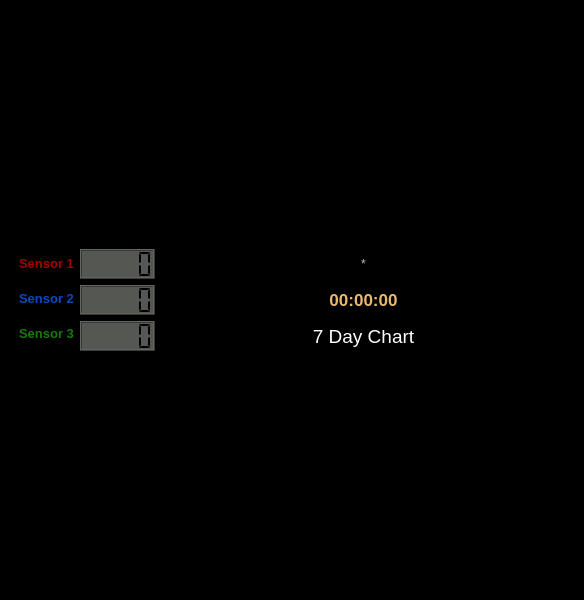
<?xml version="1.0" encoding="UTF-8"?>
<ui version="4.0">
 <class>MainWindow</class>
 <widget class="QMainWindow" name="MainWindow">
  <property name="geometry">
   <rect>
    <x>0</x>
    <y>0</y>
    <width>584</width>
    <height>600</height>
   </rect>
  </property>
  <property name="windowTitle">
   <string>Cabin Temperature's</string>
  </property>
  <property name="styleSheet">
   <string notr="true">background-color: rgb(0, 0, 0);</string>
  </property>
  <widget class="QWidget" name="centralwidget">
   <layout class="QGridLayout" name="gridLayout_3">
    <item row="0" column="0">
     <layout class="QGridLayout" name="Temperature_layout"/>
    </item>
    <item row="1" column="0">
     <widget class="QFrame" name="frame">
      <property name="sizePolicy">
       <sizepolicy hsizetype="Preferred" vsizetype="Fixed">
        <horstretch>0</horstretch>
        <verstretch>0</verstretch>
       </sizepolicy>
      </property>
      <property name="frameShape">
       <enum>QFrame::StyledPanel</enum>
      </property>
      <property name="frameShadow">
       <enum>QFrame::Raised</enum>
      </property>
      <layout class="QGridLayout" name="gridLayout_2">
       <item row="0" column="0">
        <layout class="QHBoxLayout" name="horizontalLayout_2">
         <item>
          <layout class="QFormLayout" name="formLayout">
           <item row="0" column="0">
            <layout class="QVBoxLayout" name="verticalLayout_4">
             <item>
              <widget class="QLabel" name="Sensor1_label">
               <property name="font">
                <font>
                 <pointsize>10</pointsize>
                 <weight>75</weight>
                 <bold>true</bold>
                </font>
               </property>
               <property name="styleSheet">
                <string notr="true">color: rgb(164, 0, 0);</string>
               </property>
               <property name="text">
                <string>Sensor 1</string>
               </property>
               <property name="alignment">
                <set>Qt::AlignCenter</set>
               </property>
              </widget>
             </item>
             <item>
              <widget class="QLabel" name="Sensor2_label">
               <property name="font">
                <font>
                 <pointsize>10</pointsize>
                 <weight>75</weight>
                 <bold>true</bold>
                </font>
               </property>
               <property name="styleSheet">
                <string notr="true">color: rgb(11, 72, 194);</string>
               </property>
               <property name="text">
                <string>Sensor 2</string>
               </property>
               <property name="alignment">
                <set>Qt::AlignCenter</set>
               </property>
              </widget>
             </item>
             <item>
              <widget class="QLabel" name="Sensor3_label">
               <property name="font">
                <font>
                 <pointsize>10</pointsize>
                 <weight>75</weight>
                 <bold>true</bold>
                </font>
               </property>
               <property name="styleSheet">
                <string notr="true">color: rgb(23, 123, 7);</string>
               </property>
               <property name="text">
                <string>Sensor 3</string>
               </property>
               <property name="alignment">
                <set>Qt::AlignCenter</set>
               </property>
              </widget>
             </item>
            </layout>
           </item>
           <item row="0" column="1">
            <layout class="QVBoxLayout" name="verticalLayout_3">
             <item>
              <widget class="QLCDNumber" name="Sensor1_lcdNumber">
               <property name="minimumSize">
                <size>
                 <width>75</width>
                 <height>30</height>
                </size>
               </property>
               <property name="maximumSize">
                <size>
                 <width>75</width>
                 <height>30</height>
                </size>
               </property>
               <property name="styleSheet">
                <string notr="true">background-color: rgb(85, 87, 83);</string>
               </property>
               <property name="segmentStyle">
                <enum>QLCDNumber::Flat</enum>
               </property>
              </widget>
             </item>
             <item>
              <widget class="QLCDNumber" name="Sensor2_lcdNumber">
               <property name="minimumSize">
                <size>
                 <width>75</width>
                 <height>30</height>
                </size>
               </property>
               <property name="maximumSize">
                <size>
                 <width>75</width>
                 <height>30</height>
                </size>
               </property>
               <property name="styleSheet">
                <string notr="true">background-color: rgb(85, 87, 83);</string>
               </property>
               <property name="segmentStyle">
                <enum>QLCDNumber::Flat</enum>
               </property>
              </widget>
             </item>
             <item>
              <widget class="QLCDNumber" name="Sensor3_lcdNumber">
               <property name="minimumSize">
                <size>
                 <width>75</width>
                 <height>30</height>
                </size>
               </property>
               <property name="maximumSize">
                <size>
                 <width>75</width>
                 <height>30</height>
                </size>
               </property>
               <property name="styleSheet">
                <string notr="true">background-color: rgb(85, 87, 83);</string>
               </property>
               <property name="segmentStyle">
                <enum>QLCDNumber::Flat</enum>
               </property>
              </widget>
             </item>
            </layout>
           </item>
          </layout>
         </item>
         <item>
          <spacer name="horizontalSpacer">
           <property name="orientation">
            <enum>Qt::Horizontal</enum>
           </property>
           <property name="sizeHint" stdset="0">
            <size>
             <width>40</width>
             <height>20</height>
            </size>
           </property>
          </spacer>
         </item>
         <item>
          <layout class="QGridLayout" name="gridLayout">
           <item row="2" column="0">
            <widget class="QLabel" name="Num_of_days_label">
             <property name="font">
              <font>
               <pointsize>14</pointsize>
              </font>
             </property>
             <property name="styleSheet">
              <string notr="true">color: rgb(255, 255, 255);</string>
             </property>
             <property name="frameShape">
              <enum>QFrame::NoFrame</enum>
             </property>
             <property name="text">
              <string>7 Day Chart</string>
             </property>
             <property name="alignment">
              <set>Qt::AlignCenter</set>
             </property>
            </widget>
           </item>
           <item row="1" column="0">
            <widget class="QLabel" name="Time_Label">
             <property name="font">
              <font>
               <pointsize>13</pointsize>
               <weight>75</weight>
               <bold>true</bold>
              </font>
             </property>
             <property name="styleSheet">
              <string notr="true">color: rgb(233, 185, 110);</string>
             </property>
             <property name="text">
              <string>00:00:00</string>
             </property>
             <property name="alignment">
              <set>Qt::AlignCenter</set>
             </property>
            </widget>
           </item>
           <item row="0" column="0">
            <widget class="QLabel" name="Start_Label">
             <property name="styleSheet">
              <string notr="true">color: rgb(186, 189, 182);</string>
             </property>
             <property name="text">
              <string>*</string>
             </property>
             <property name="alignment">
              <set>Qt::AlignCenter</set>
             </property>
            </widget>
           </item>
          </layout>
         </item>
         <item>
          <spacer name="horizontalSpacer_2">
           <property name="orientation">
            <enum>Qt::Horizontal</enum>
           </property>
           <property name="sizeHint" stdset="0">
            <size>
             <width>40</width>
             <height>20</height>
            </size>
           </property>
          </spacer>
         </item>
        </layout>
       </item>
      </layout>
     </widget>
    </item>
   </layout>
  </widget>
 </widget>
 <resources/>
 <connections/>
</ui>
